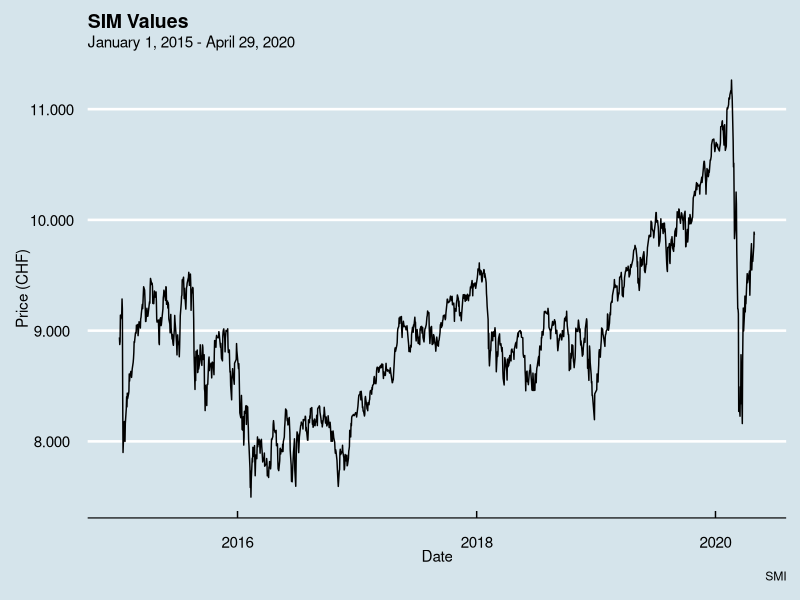
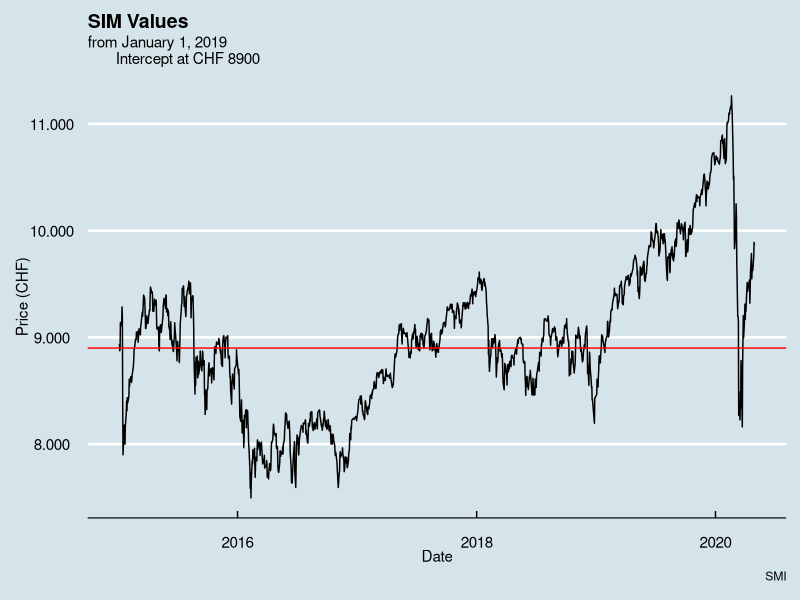
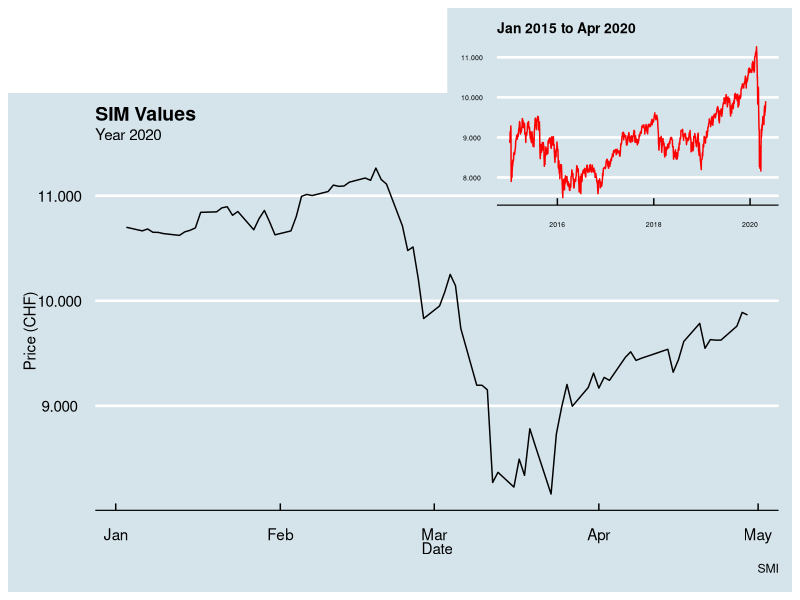

Source code (R) for these figures, in order:
## ---- chunk 1

# Librairies

library(readr)
library(dplyr)
library(tidyverse)
library(ggplot2)
library(lubridate)
library(ggthemes)

# Importing file
data_smi <- read_csv("Data/data_smi.csv")

data_smi <- data_smi %>% 
  mutate (date = dmy(date)) %>% 
  arrange(date)

## ---- chunk 2

data_smi_extr_2015_2019 <- data_smi %>% 
  filter(date >= as.Date("2015-01-01") & date <= as.Date("2020-04-29"))

g1 <- ggplot(
  data = data_smi_extr_2015_2019,
  mapping = aes(x = date,
    y = price)
) +
  geom_line()+
  labs(title = "SIM Values",
       subtitle = "January 1, 2015 - April 29, 2020",
       x = "Date",
       y = "Price (CHF)",
       caption = "SMI")+
  theme_economist()+
  theme(plot.title = element_text(size = 14,vjust = 1.5))+
  scale_y_continuous(labels=function(x) format(x, big.mark = ".", decimal.mark = ",", scientific = FALSE))

g1


## ---- chunk 3

g2 <- ggplot(data = data_smi_extr_2015_2019,mapping = aes(x = date,y = price)) +
  geom_line()+
  geom_hline(yintercept = 8900,colour = "red")+
  labs(title = "SIM Values",
       subtitle = "from January 1, 2019
       Intercept at CHF 8900",
       x="Date",
       y = "Price (CHF)",
       caption = "SMI")+
  theme_economist()+
  theme(plot.title = element_text(size = 14,vjust = 1.5))+
  scale_y_continuous(labels=function(x) format(x, big.mark = ".", decimal.mark = ",", scientific = FALSE))

g2

## ---- chunk 4

library (patchwork)

data_smi_extr_2020 <- data_smi %>% 
  filter(date >= as.Date("2020-01-01") & date <= as.Date("2020-04-29"))

g3 <- ggplot(
  data = data_smi_extr_2020,
  mapping = aes(x = date,
    y = price)
) +
  geom_line()+
  labs(title = "SIM Values",
       subtitle = "Year 2020",
       x = "Date",
       y = "Price (CHF)",
       caption = "SMI")+
  theme_economist()+
  theme(plot.title = element_text(size = 14,vjust = 1.5))+
  scale_y_continuous(labels=function(x) format(x, big.mark = ".", decimal.mark = ",", scientific = FALSE))

g1_bis <- ggplot(
  data = data_smi_extr_2015_2019,
  mapping = aes(x = date,
    y = price)) +
  geom_line(color = "red")+
  labs(title = "Jan 2015 to Apr 2020")+
  theme_economist()+
  theme(plot.title = element_text(size = 12,vjust = 1.5))+
  theme(axis.text.x = element_text(size = 5))+
  theme(axis.text.y = element_text(size = 5))+
  theme(axis.title.x = element_blank())+
  theme(axis.title.y = element_blank())+
  theme(plot.title = element_text(size = 10))+
  scale_y_continuous(labels=function(x) format(x, big.mark = ".", decimal.mark = ",", scientific = FALSE))

layout <- c(
  area(
    t = 2, 
    l = 0,
    b = 7,
    r = 9
  ),
  area(
    t = 0,
    l = 6,
    b = 2,
    r = 9
  )
)

g3 + g1_bis +
  plot_layout(design = layout)

